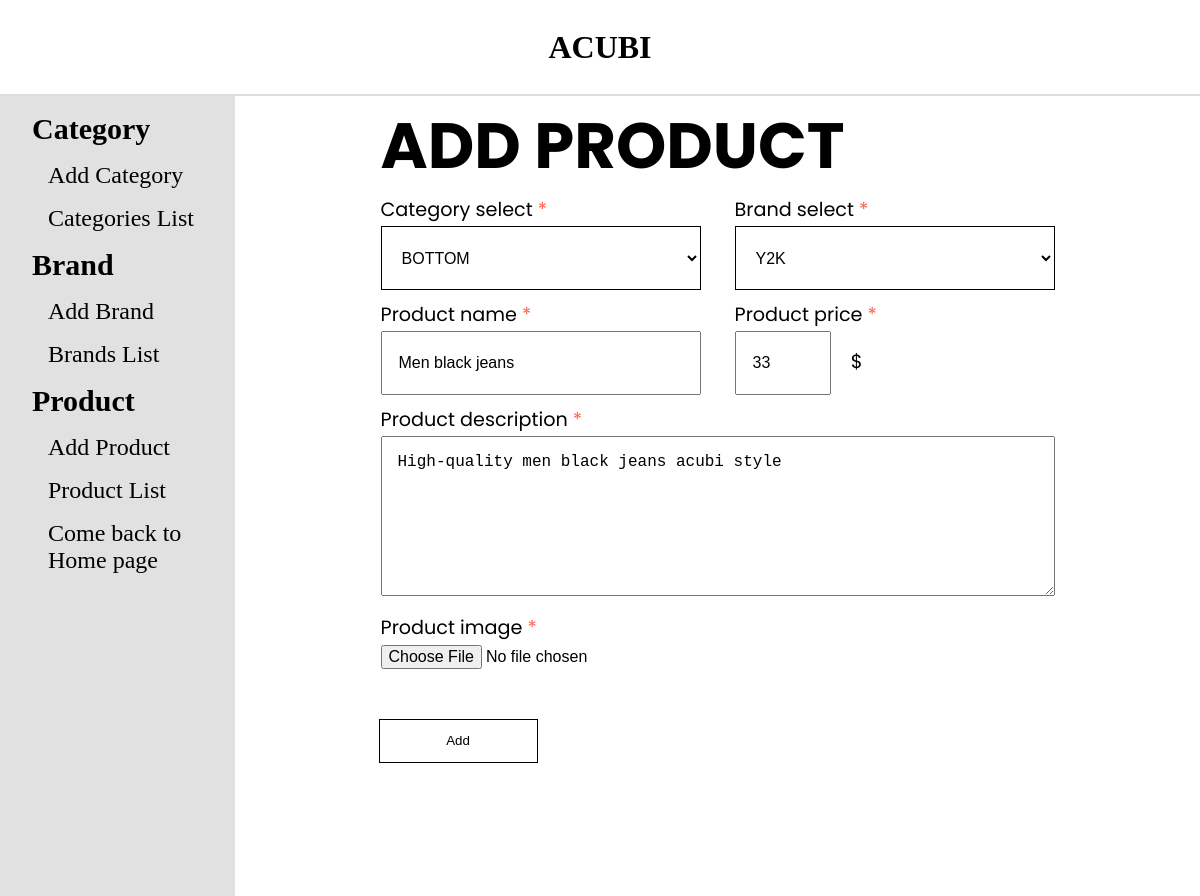
Page /admin/productedit.php?product_id=9 on the committed database.
### tables this page shows
CREATE TABLE `tbl_product` (
  `product_id` int(11) NOT NULL,
  `category_id` int(11) NOT NULL,
  `brand_id` int(11) NOT NULL,
  `product_name` varchar(255) NOT NULL,
  `product_price` double NOT NULL,
  `product_desc` varchar(255) NOT NULL,
  `product_img` varchar(255) NOT NULL
);

### admin/database.php (called while the page is built, shortened)
<?php
class Database
{
    public $host = DB_HOST;
    public $user = DB_USER;
    public $pass = DB_PASS;
    public $dbname = DB_NAME;
    public $link;
    private function connectDB()
    {
        $this->link = new mysqli($this->host, $this->user, $this->pass, $this->dbname);
    }
    public function select($query)
    {
        $result = $this->link->query($query) or
            die($this->link->error . __LINE__);
        if ($result->num_rows > 0) {
            return $result;
        } else {
            return false;
        }
    }
}
?>

### admin/class/product_class.php (called while the page is built, shortened)
<?php
    include "database.php";
?>
<?php
class Product {
    private $db;
    public function __construct() {
        $this -> db = new Database();
    }
    public function getProduct($productId) {
        $query = "SELECT * from tbl_product WHERE product_id = '$productId'";
        $result = $this -> db -> select($query);
        return $result;
    }
    public function showCategory() {
        $query = "SELECT * from tbl_category ORDER BY category_id";
        $result = $this -> db -> select($query);
        return $result;
    }
    public function showBrand() {
        $query = "SELECT tbl_brand.*, tbl_category.category_name
        FROM tbl_brand INNER JOIN tbl_category ON tbl_brand.category_id = tbl_category.category_id
        ORDER BY tbl_brand.brand_id";
        $result = $this -> db -> select($query);
        return $result;
    }
}
?>

### admin/productedit.php (the view, shortened to what this page needs)
<?php
include 'header.php';
include 'sidebar.php';
include 'class/product_class.php';
?>
<?php
$product = new Product;
$productId = $_GET['product_id'];
$getProduct = $product -> getProduct($productId);
if ($getProduct) {
    $resultProduct = $getProduct -> fetch_assoc();
}
?>
<div class="right">
      <div class="product add">
        <form action="" method="POST" enctype="multipart/form-data">
            <table class="product-add">
                <tr>
                    <td colspan="2"><h1>ADD PRODUCT </h1></td>
                </tr>
                <tr>
                    <td>
                        <label for="category">Category select <span style="color:tomato">*</span></label>
                    </td>
                    <td>
                        <label for="brand">Brand select <span style="color:tomato">*</span></label>
                    </td>
                </tr>
                <tr>
                    <td>
                        <select name="categoryId" id="categorySelect" required>
                            <?php
                                $showCategory = $product -> showCategory();
                                if ($showCategory) {
                                    while ($resultCategory = $showCategory -> fetch_assoc()) {
                                ?>
                            <option
                                <?php
                                    if($resultProduct['category_id'] == $resultCategory['category_id']) {echo 'SELECTED';}
                                ?>
                                value="<?php echo $resultCategory['category_id'] ?>">
                                <?php
                                    echo $resultCategory['category_name']
                                ?>
                            </option>
                            <?php
                                }
                            }
                            ?>
                        </select>
                    </td>
                    <td>
                        <select name="brandId" id="brandSelect" required>
                            <?php
                                $showBrand = $product -> showBrand();
                                if ($showBrand) {
                                    while ($resultBrand = $showBrand -> fetch_assoc()) {
                                ?>
                            <option
                                <?php
                                    if($resultBrand['category_id'] == $resultProduct['category_id']) {echo 'SELECTED';}
                                ?>
                                value="<?php echo $resultBrand['brand_id'] ?>">
                                <?php
                                    echo $resultBrand['brand_name']
                                ?>
                            </option>
                            <?php
                                }
                            }
                            ?>
                        </select>
                        </td>
                </tr>
                <tr>
                    <td>
                        <label for="productName">Product name <span style="color:tomato">*</span></label>
                    </td>
                    <td>
                        <label for="productPrice">Product price <span style="color:tomato">*</span></label>
                    </td>
                </tr>
                <tr>
                    <td>
                        <input required ="text" name="productName" id=""
                        value = "<?php echo $resultProduct['product_name']?>">
                    </td>
                    <td>
                        <input required ="text" name="productPrice" id=""
                        value = "<?php echo $resultProduct['product_price']?>">
                        <span class="money"> $ </span>
                    </td>
                </tr>
                <tr>
                    <td>
                        <label for="productDesc">Product description <span style="color:tomato">*</span></label>
                    </td>
                </tr>
                <tr>
                    <td colspan="2">
                        <textarea name="productDesc" id="" cols="30" rows="10"><?php echo $resultProduct['product_desc']?></textarea>
                    </td>
                </tr>
                <tr>
                    <td>
                        <label for="producImg">Product image <span style="color:tomato">*</span></label>
                    </td>
                </tr>
                <tr>
                <td>
                    <input required type="file" name="productImg" id="productImg" accept="image/png, image/jpeg, image/pdf">
                </td>
                </tr>
            </table>
          <button type="submit">Add</button>
        </form>
      </div>
    </div>
  </section>
</body>
</html>

### admin/style.css (style rules this page uses)
* { margin: 0; padding: 0; box-sizing: border-box; color: black; outline: none; }
select { width: 20rem; height: 2rem; background: white; border: 0.5px solid; }
.admin-content .right { margin-left: 2rem; font-family: "Poppins"; display: flex; justify-content: center; }
.right { font-family: "Poppins"; }
.right h1 { text-align: left; font-size: 4rem; }
.right option { padding-left: 1rem; }
.right { display: flex; justify-content: center; width: 80%; }
.product-add th, .product-add td { padding-right: 2em; }
.product-add tr:nth-child(2n) td { padding-bottom: 0; }
.product-add input, .product-add select, .product-add textarea { display: inline-block; width: 20rem; height: 4rem; margin: 0rem 0 0.5rem 0; font-size: 1rem; padding: 1rem; }
.product-add select { padding-left: 1rem; }
.product-add textarea { padding: 1rem; height: 10rem; width: 100%; }
.product-add input[name="productPrice"] { width: 30%; margin-right: 0; }
span.money { padding-left: 1rem; font-size: 1.2rem; }
.product-add input[type="file"] { padding: 0; }
.product-add label { font-size: 1.2rem; }
.product.add button { padding: 1em 5em; border: 1px solid; background-color: transparent; }

### rows in the picture
tbl_product: productName "Men black jeans", productPrice "33", productDesc "High-quality men black jeans acubi style"

### other values in the picture
form field categoryId "BOTTOM"
form field brandId "Y2K"
